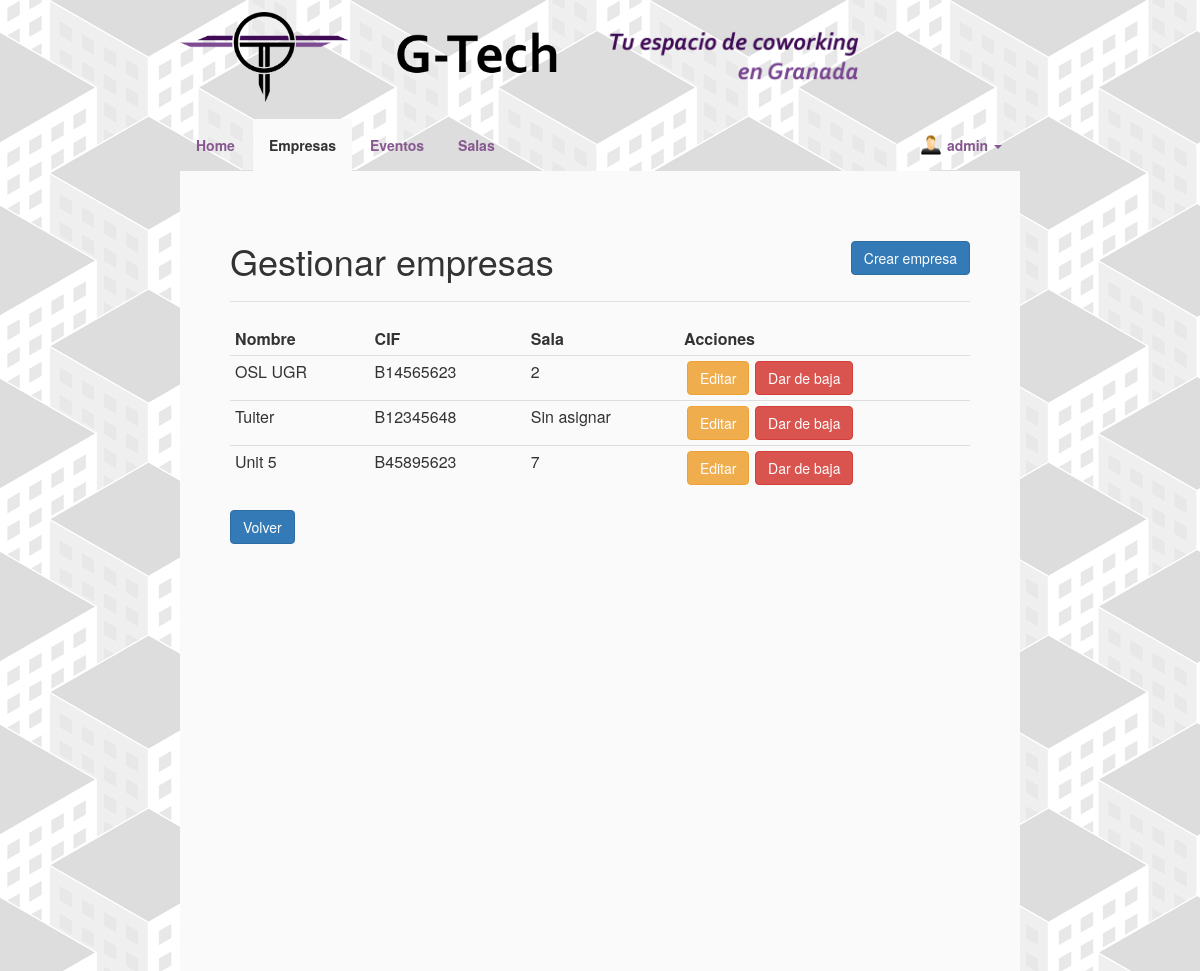
The page /G-Tech/gestionarEmpresas.php (signed in) on the database its author committed.
### tables this page shows
CREATE TABLE IF NOT EXISTS `usuario` (
  `id` int(11) NOT NULL,
  `login` varchar(45) NOT NULL,
  `pass` varchar(45) NOT NULL,
  `email` varchar(45) NOT NULL,
  `nombre` varchar(45) NOT NULL,
  `telefono` varchar(45) DEFAULT NULL,
  `sexo` varchar(45) DEFAULT NULL,
  `pais` varchar(45) DEFAULT NULL,
  `localidad` varchar(45) DEFAULT NULL,
  `direccion` varchar(45) DEFAULT NULL,
  `codigoPostal` varchar(45) DEFAULT NULL,
  `imagen` varchar(45) NOT NULL
);

CREATE TABLE IF NOT EXISTS `empresa` (
  `id` int(11) NOT NULL,
  `CIF` varchar(9) NOT NULL,
  `nombre` varchar(45) NOT NULL,
  `direccion` varchar(45) NOT NULL,
  `telefono` varchar(45) NOT NULL,
  `fax` varchar(45) DEFAULT NULL,
  `descripcion` text NOT NULL,
  `imagen` varchar(45) NOT NULL,
  `representante` int(11) NOT NULL,
  `sala` int(11) DEFAULT NULL,
  `promocion` int(11) NOT NULL DEFAULT '0',
  `baja` tinyint(1) NOT NULL DEFAULT '0'
);

### G-Tech/gestionarEmpresas.php (the view, shortened to what this page needs)
<?php include 'header.php';
?>
<section>
		<h1 class="section-header">Gestionar empresas
		<a href="crearEmpresa.php" type="button" class="btn btn-primary gestionar">Crear empresa</a>
		<hr></hr></h1>
		<article>
			<?php
				$conn = dbConnect();
				$login = $_SESSION['login'];
				$sql2 = "SELECT * FROM Usuario, Usuario_Permisos WHERE Usuario.id = Usuario_Permisos.usuario AND Usuario.login = '$login';";
				$resultado2 = mysqli_query($conn, $sql2);
				$permisosAdmin = 0;
				$permisosUser = 0;
				while($permisos = mysqli_fetch_assoc($resultado2)){
					$id = $permisos['id'];
					if($permisos['permiso']==1){
						$permisosAdmin = 1;
					}
				}
				if($permisosAdmin==1 && $permisosUser==1){
					$sql3 = "SELECT * FROM Empresa;";
					$resultado3 = mysqli_query($conn, $sql3);
					echo '<table class="table table-condensed">';
					echo '<thead>';
					echo '<tr>';
					echo '<th>Nombre</th>';
					echo '<th>CIF</th>';
					echo '<th>Sala</th>';
					echo '<th>Acciones</th>';
					echo '</tr>';
					while ($empresa = mysqli_fetch_assoc($resultado3)) {
						$idEmpresa = $empresa['id'];
						echo '<tr>';
						echo '<td>';
						echo $empresa['nombre'];
						echo '</td>';
						echo '<td>';
						echo $empresa['CIF'];
						echo '</td>';
						echo '<td>';
						if($empresa['sala']==''){
							echo 'Sin asignar';
						}else{
							echo $empresa['sala'];
						}
						echo '</td>';
						echo '<td>';
						echo '<a type="button" class="btn btn-warning acciones" href="editarEmpresa.php?i=';
						echo $empresa['id'];
						echo '">Editar</a>';
						if($empresa['baja']==0){
							echo '<a type="button" class="btn btn-danger acciones" href="scripts/bajaEmpresa.php?i=';
							echo $empresa['id'];
							echo '">Dar de baja</a>';
						}else{
							echo '<a type="button" class="btn btn-info acciones" href="scripts/altaEmpresa.php?i=';
							echo $empresa['id'];
							echo '">Dar de alta</a>';
						}
						if($empresa['representante']==$_SESSION['id']){
							echo '<a type="button" class="btn btn-success acciones" href="scripts/promocionarEmpresa.php?i=';
							echo $empresa['id'];
							echo '">Promocionar</a>';
							if($empresa['sala']==''){
								echo '<button class="btn btn-info acciones" onClick="MostrarSalasDisponiblesEmpresas('.$idEmpresa.'); return false;">Asignar Sala</button>';
							}else{
								echo '<a type="button" class="btn btn-danger acciones" href="scripts/desasignarSalaEmpresa.php?i=';
								echo $empresa['id'];
								echo '">Desasignar Sala</a>';
							}
						}
						echo '</td>';
						echo '</tr>';
					}
					echo '</table>';
				}else if($permisosAdmin == 1){
					$sql3 = "SELECT * FROM Empresa;";
					$resultado3 = mysqli_query($conn, $sql3);
					echo '<table class="table table-condensed">';
					echo '<thead>';
					echo '<tr>';
					echo '<th>Nombre</th>';
					echo '<th>CIF</th>';
					echo '<th>Sala</th>';
					echo '<th>Acciones</th>';
					echo '</tr>';
					while ($empresa = mysqli_fetch_assoc($resultado3)) {
						echo '<tr>';
						echo '<td>';
						echo $empresa['nombre'];
						echo '</td>';
						echo '<td>';
						echo $empresa['CIF'];
						echo '</td>';
						echo '<td>';
						if($empresa['sala']==''){
							echo 'Sin asignar';
						}else{
							echo $empresa['sala'];
						}
						echo '</td>';
						echo '<td>';
						echo '<a type="button" class="btn btn-warning acciones" href="editarEmpresa.php?i=';
						echo $empresa['id'];
						echo '">Editar</a>';
						if($empresa['baja']==0){
							echo '<a type="button" class="btn btn-danger acciones" href="scripts/bajaEmpresa.php?i=';
							echo $empresa['id'];
							echo '">Dar de baja</a>';
						}else{
							echo '<a type="button" class="btn btn-info acciones" href="scripts/altaEmpresa.php?i=';
							echo $empresa['id'];
							echo '">Dar de alta</a>';
						}
						echo '</td>';
						echo '</tr>';
					}
					echo '</table>';
				}else if($permisosUser == 1){
					$sql3 = "SELECT * FROM Empresa WHERE representante = '$id';";
					$resultado3 = mysqli_query($conn, $sql3);
					echo '<table class="table table-condensed" id="testingTable1">';
					echo '<thead>';
					echo '<tr>';
					echo '<th>Nombre</th>';
					echo '<th>CIF</th>';
					echo '<th>Sala</th>';
					echo '<th>Acciones</th>';
					echo '</thead>';
					echo '</tr>';
					while ($empresa = mysqli_fetch_assoc($resultado3)) {
						$idEmpresa = $empresa['id'];
						echo '<tr id="'.$idEmpresa.'">';
						echo '<td>';
						echo $empresa['nombre'];
						echo '</td>';
						echo '<td>';
						echo $empresa['CIF'];
						echo '</td>';
						echo '<td>';
						echo $empresa['sala'];
						echo '</td>';
						echo '<td>';
						if($empresa['baja']==0){
							echo '<a type="button" class="btn btn-danger acciones" href="scripts/bajaEmpresa.php?i=';
							echo $empresa['id'];
							echo '">Dar de baja</a>';
						}else{
							echo '<a type="button" class="btn btn-info acciones" href="scripts/altaEmpresa.php?i=';
							echo $empresa['id'];
							echo '">Dar de alta</a>';
						}
						echo '<a type="button" class="btn btn-warning acciones" href="editarEmpresa.php?i=';
						echo $empresa['id'];
						echo '">Editar</a>';
						echo '<a type="button" class="btn btn-success acciones" href="scripts/promocionarEmpresa.php?i=';
						echo $empresa['id'];
						echo '">Promocionar</a>';
						if($empresa['sala']==''){
							echo '<button class="btn btn-info acciones" onClick="MostrarSalasDisponiblesEmpresas('.$idEmpresa.'); return false;">Asignar Sala</button>';
						}else{
							echo '<a type="button" class="btn btn-danger acciones" href="scripts/desasignarSalaEmpresa.php?i=';
							echo $empresa['id'];
							echo '">Desasignar Sala</a>';
						}
						echo '</td>';
						echo '</tr>';
						echo '<tr id="resultadoEscondido'.$idEmpresa.'" class="resultadoEscondido">';
						echo '<td colspan="4" id="resultado'.$idEmpresa.'"></td>';
						echo '</tr>';
					}
					echo '</table>';
				}
				?>
<button type="button" class="btn btn-primary btnVolver" onclick="window.history.back();return false;">Volver</button>
</article>
</section>

### G-Tech/header.php (shortened to what this page needs)
<html lang="es">
<head>
<?php
$conn = dbConnect();
if(isset($_SESSION['id'])){
	$login = $_SESSION['login'];
}
?>
<link href="assets/css/bootstrap.min.css" rel="stylesheet"/>
<link href="assets/css/style.css" rel="stylesheet"/>
<link href="assets/css/animate.css" rel="stylesheet"/>
<link href="assets/css/stacktable.css" rel="stylesheet"/>
<link href="assets/css/bootstrap-datepicker3.min.css" rel="stylesheet"/>
<link rel="stylesheet" href="assets/font-awesome/css/font-awesome.min.css" type="text/css">
</head>
<body id="divPrincipal">
<header>
<div class="header" id="logos">
<a href="index.php"><img id="logo" src="assets/img/logo.png" alt="Inicio"></a>
	<img class="gtech" src="assets/img/header1.png">
	<img class="coworking" src="assets/img/header2.png">
</div>
</header>
<nav class="navbar navbar-default">
  <div class="container-fluid">
    <div class="collapse navbar-collapse" id="bs-example-navbar-collapse-1">
      <ul class="nav navbar-nav nav-tabs">
					<li role="presentation" id="inicio"><a href="index.php">Home</a></li>
					<li role="presentation" id="empresas"><a href="empresas.php">Empresas</a></li>
					<li role="presentation" id="eventos"><a href="eventos.php">Eventos</a></li>
					<li role="presentation" id="salas"><a href="salas.php">Salas</a></li>
			</ul>
				<ul class="nav navbar-nav nav-tabs navbar-right">
					<?php if(!empty($_SESSION['login'])){
						$id = $_SESSION['id'];
						$sql3 = "SELECT Usuario.imagen FROM Usuario WHERE Usuario.id = $id;";
						$resImagen = mysqli_query($conn, $sql3);
						$imagen = mysqli_fetch_assoc($resImagen);
						$fotoHeader = $imagen['imagen'];
						echo '<li class="dropdown">';
	          echo '<a href="#" class="dropdown-toggle" data-toggle="dropdown" role="button" aria-haspopup="true" aria-expanded="false">
							<div class="fotoHeader"><img class="portrait" src="'.$fotoHeader.'"></div>'
							.$login.' <span class="caret"></span></a>';
	          echo '</li>';
					}else{
						echo '<li role="presentation" id="identificar" class="nav-right"><a href="inicioSesion.php">Identifícate</a></li>';
					}
					?>
			</ul>
    </div>
  </div>
</nav>

### G-Tech/assets/css/style.css (style rules this page uses)
#logo { min-width: 150px; width: 20%; }
#logos { margin-bottom: 2%; }
#divPrincipal { display: block; margin: 0 auto; width: 70%; margin-top: 1%; }
html { background-image: url(../img/fondo.png) !important; background-repeat: repeat-x repeat-y !important; }
body { background-color: transparent; }
header { background-color:transparent !important; }
nav { background-color:transparent !important; font-weight: bold; }
.navbar { border: 0 !important; margin: 0 !important; }
.navbar-default .navbar-nav > li > a { color: #86588F !important; }
.navbar-collapse, .navbar-default { border-color: transparent; padding: 0 !important; width: 100%; }
.container-fluid > .navbar-collapse { margin: 0 !important; overflow: hidden; }
.container-fluid { margin: 0 !important; padding: 0 15 0 0 !important; }
section { padding: 50; height: auto; min-height: 800px; background-color: #FAFAFA; }
article { text-align: justify; }
.section-header > hr { border: 0; height: 0; border-top: 1px solid rgba(0, 0, 0, 0.1); border-bottom: 1px solid rgba(255, 255, 255, 0.3); }
.nav-tabs > li.active > a { background-color: #FAFAFA !important; color: inherit !important; border-color: transparent; }
.nav-tabs > li > a { color: #86588F !important; }
.gtech { margin-left: 5%; width: 20%; }
.coworking { margin-left: 5%; width: 30%; }
.fotoHeader { float: left; position: absolute !important; margin-left: -30%; width: 20px !important; height: 20px !important; overflow: hidden !important; }
.fotoHeader img { position: absolute !important; left: 50% !important; top: 50% !important; height: 100% !important; width: auto !important; -webkit-transform: translate(-50%,-50%) !important; -ms-transform: translate(-50%,-50%) !important; transform: translate(-50%,-50%) !important; }
.fotoHeader img.portrait { width: 100% !important; height: auto !important; }
.gestionar { float:right; }
.acciones { margin-left: 1%; margin-right: 1%; }
.table > thead > tr > th { border-bottom: 0; }

### G-Tech/assets/css/stacktable.css (style rules this page uses)
.stacktable { width: 100%; }
.stacktable.large-only { display: table; }

### rows shown on the page
usuario: imagen (placeholder picture)
empresa: nombre "OSL UGR", CIF "B14565623", sala "2"
empresa: nombre "Tuiter", CIF "B12345648", shows "Sin asignar"
empresa: nombre "Unit 5", CIF "B45895623", sala "7"

### other values the page prints
$login "admin"
